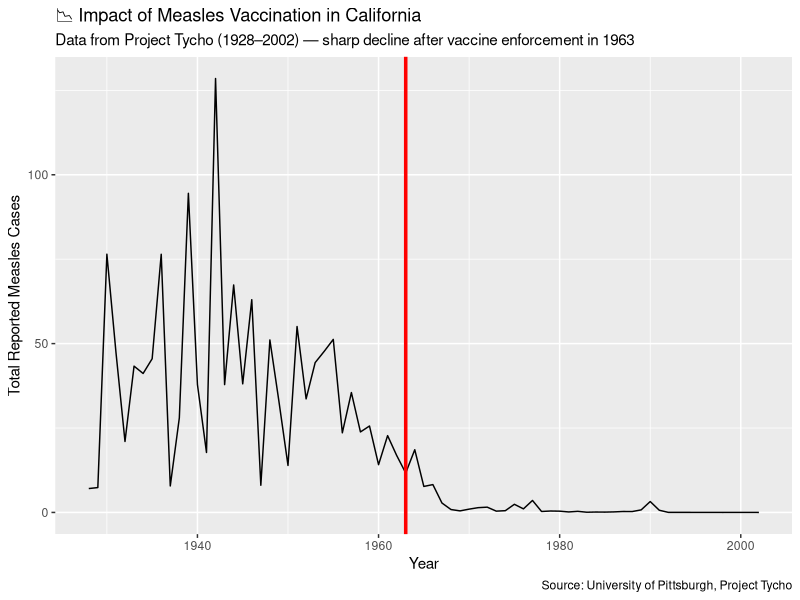

The R script that drew this image:
#importing libraries here dslabs has us_contagious_disease dataset
library(dslabs)
library(tidyverse)
#importing ggplot2 library to plot graphs
library(ggplot2)
#importing RColor Brewer for designing sequential palette
library(RColorBrewer)


#importing us_contagious_disease dataset
data(us_contagious_disease)
#To display the structure of the dataset
str(us_contagious_diseases)

#the_disease is the variable we will use in our code,this can be changed as per our convenience
the_disease = "Measles"

#Cleaning data using filter to filter disease and eliminating the states that became states in late 50s
#Aggregating data using mutate
#Assigning dat to the per 10,000 rate of measles
dat <- us_contagious_diseases |> filter(disease == the_disease & !state %in% c("Hawaii","Alaska")) |>
  mutate(rate = count / population * 10000) |> mutate(state = reorder(state, rate))

#Using geom_line() to see changes in California
dat |> filter(state == "California") |> ggplot(aes(year,rate)) +
  geom_line()+ geom_vline(xintercept=1963, col = "red",size = 1.2)+
  labs(
    title = "📉 Impact of Measles Vaccination in California",
    subtitle = "Data from Project Tycho (1928–2002) — sharp decline after vaccine enforcement in 1963",
    x = "Year",
    y = "Total Reported Measles Cases",
    caption = "Source: University of Pittsburgh, Project Tycho"
  )
